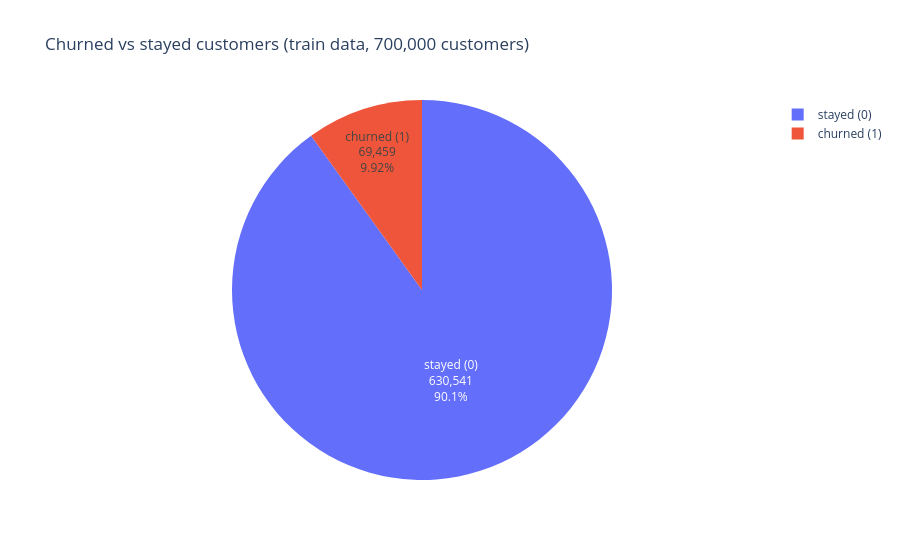

The code cell stored with this chart in its notebook:
### Markdown cell above
## 8. Dashboard: churn distribution, drivers and segments

### Code cell
dashboard_figures, dashboard_notes = [], []        # each chart and its one-line note, saved together as one HTML page
churn_counts = pd.DataFrame({"group": ["stayed (0)", "churned (1)"], "customers": [counts[0], counts[1]]})
fig = px.pie(churn_counts, names="group", values="customers", color="group",
             color_discrete_map={"stayed (0)": "#636efa", "churned (1)": "#EF553B"},
             title=f"Churned vs stayed customers (train data, {len(train_fe):,} customers)")
fig.update_traces(textinfo="label+percent+value", sort=False)
fig.show()
dashboard_figures.append(fig)
dashboard_notes.append(f"{counts[1]:,} of {len(train_fe):,} training customers churned ({counts[1] / len(train_fe):.2%}). "
                       f"Validation and test have the same rate ({split_rates['validation']} % and "
                       f"{split_rates['test']} %) because Phase 1 split the data stratified on churn.")

### Figure 1 — Plotly figure (JSON) as saved in the notebook; plotly's stock layout.template omitted (floating-point values rounded to 4 significant figures)
{"data": [{"customdata": [["stayed (0)"], ["churned (1)"]], "domain": {"x": [0.0, 1.0], "y": [0.0, 1.0]}, "hovertemplate": "group=%{customdata[0]}<br>customers=%{value}<extra></extra>", "labels": ["stayed (0)", "churned (1)"], "legendgroup": "", "marker": {"colors": ["#636efa", "#EF553B"]}, "name": "", "showlegend": true, "sort": false, "textinfo": "label+percent+value", "type": "pie", "values": [630541, 69459]}], "layout": {"legend": {"tracegroupgap": 0}, "title": {"text": "Churned vs stayed customers (train data, 700,000 customers)"}}}
